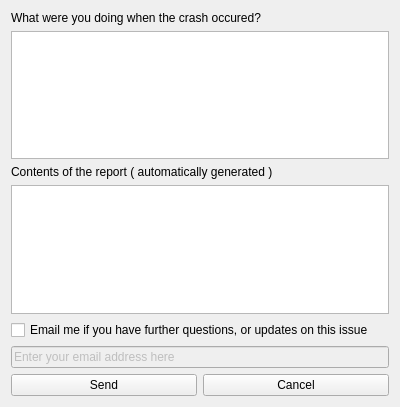
<?xml version="1.0" encoding="UTF-8"?>
<ui version="4.0">
 <class>RCErrorWidget</class>
 <widget class="QWidget" name="RCErrorWidget">
  <property name="windowModality">
   <enum>Qt::ApplicationModal</enum>
  </property>
  <property name="geometry">
   <rect>
    <x>0</x>
    <y>0</y>
    <width>400</width>
    <height>407</height>
   </rect>
  </property>
  <property name="windowTitle">
   <string>Ryzom Core error report</string>
  </property>
  <layout class="QGridLayout" name="gridLayout">
   <item row="0" column="0" colspan="2">
    <widget class="QLabel" name="label">
     <property name="text">
      <string>What were you doing when the crash occured?</string>
     </property>
    </widget>
   </item>
   <item row="1" column="0" colspan="2">
    <widget class="QPlainTextEdit" name="descriptionEdit"/>
   </item>
   <item row="2" column="0" colspan="2">
    <widget class="QLabel" name="label_2">
     <property name="text">
      <string>Contents of the report ( automatically generated )</string>
     </property>
    </widget>
   </item>
   <item row="3" column="0" colspan="2">
    <widget class="QPlainTextEdit" name="reportEdit">
     <property name="enabled">
      <bool>true</bool>
     </property>
     <property name="textInteractionFlags">
      <set>Qt::TextSelectableByKeyboard|Qt::TextSelectableByMouse</set>
     </property>
    </widget>
   </item>
   <item row="4" column="0" colspan="2">
    <widget class="QCheckBox" name="emailCB">
     <property name="text">
      <string>Email me if you have further questions, or updates on this issue</string>
     </property>
    </widget>
   </item>
   <item row="5" column="0" colspan="2">
    <widget class="QLineEdit" name="emailEdit">
     <property name="enabled">
      <bool>false</bool>
     </property>
     <property name="text">
      <string>Enter your email address here</string>
     </property>
    </widget>
   </item>
   <item row="6" column="0">
    <widget class="QPushButton" name="sendButton">
     <property name="text">
      <string>Send</string>
     </property>
    </widget>
   </item>
   <item row="6" column="1">
    <widget class="QPushButton" name="canceButton">
     <property name="text">
      <string>Cancel</string>
     </property>
    </widget>
   </item>
  </layout>
 </widget>
 <resources/>
 <connections/>
</ui>
